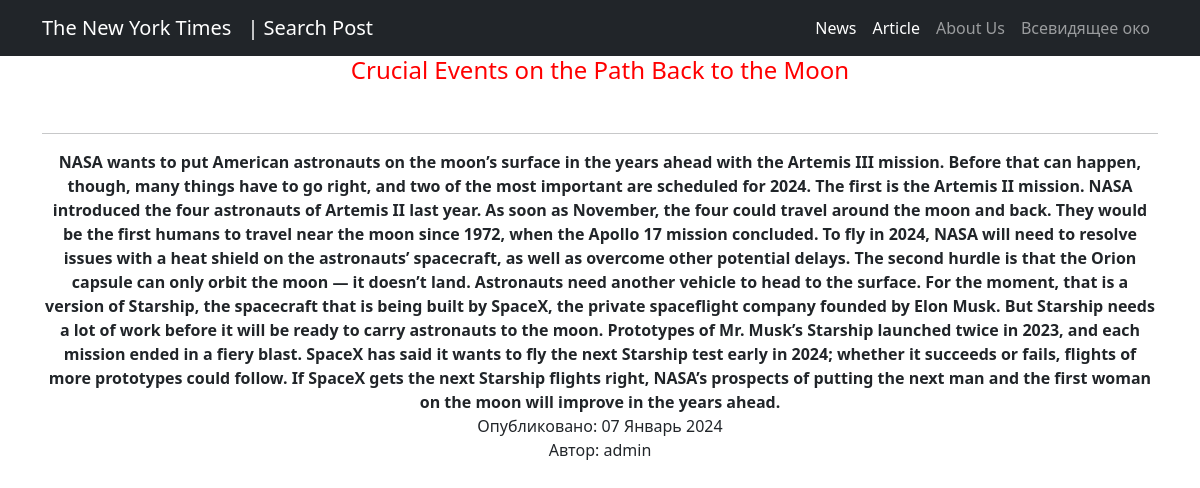
Page /post/common_list/20/ on the committed database.
### news/models.py (models this page shows, shortened)
class Post(models.Model):
    author = models.ForeignKey('Author', on_delete=models.CASCADE)
    post_type = models.CharField(max_length=10, choices=[('article', 'Статья'), ('news', 'Новость')])
    created = models.DateTimeField(auto_now_add = True)
    categories = models.ManyToManyField('Category', through='PostCategory')
    title = models.CharField(max_length=255)
    text = models.TextField()
    rating = models.IntegerField(default=0)

class Author(models.Model):
    user = models.OneToOneField(User, on_delete=models.CASCADE)
    rating = models.IntegerField(default=0)

### news/views.py (the view)
# urls.py: path('common_list/<int:pk>/', PostDetail.as_view(), name='post_detail'),
class PostDetail(DetailView):
    model = Post
    template_name = 'post_detail.html'
    context_object_name = 'post_detail'
    def get_context_data(self, **kwargs):
        context = super().get_context_data(**kwargs)
        context['news'] = context['object']
        return context

### news/templatetags/custom_filter.py (called while the page is built)
@register.filter()
def censor(value):
    if not isinstance(value, str):
        return value
    for w in WORDS:
        pattern = re.compile(r'\b' + re.escape(w) + r'\b', re.IGNORECASE)
        value = pattern.sub(w[0] + '*' * (len(w) - 1), value)
    return value

### news/templates/post_detail.html (shortened to what this page needs)
{% extends 'flatpages/default.html' %}
{% load custom_filter %}
{% block content %}
    <h4 style=color:red>{{ post_detail.title|censor }}</h4>
    <br>
    <hr>
    <b>{{ post_detail.text|censor }}</b>
    <br>
    Опубликовано: {{ post_detail.created|date:'d F Y' }}
    <br>
    Автор: {{ post_detail.author.user}}
{% endblock content %}

### rows in the picture
Post: title|censor "Crucial Events on the Path Back to the Moon", text|censor "NASA wants to put American astronauts on the moon’s surface in the years ahead with the Artemis III mission. Before that can happen, though, many things have to go right, and two of the most important are scheduled for 2024. The first is the Artemis II mission. NASA introduced the four astronauts of Artemis II last year. As soon as November, the four could travel around the moon and back. They would be the first humans to travel near the moon since 1972, when the Apollo 17 mission concluded. To fly in 2024, NASA will need to resolve issues with a heat shield on the astronauts’ spacecraft, as well as overcome other potential delays. The second hurdle is that the Orion capsule can only orbit…", created "07 Январь 2024", author.user "admin"
